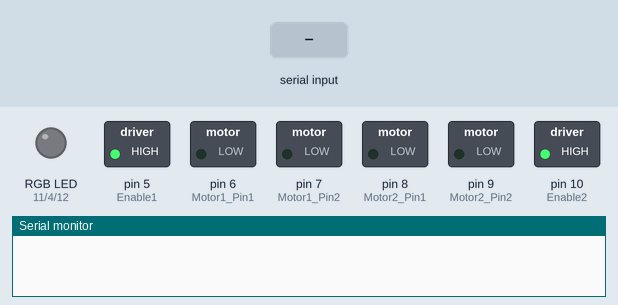
Simulated run of this sketch. Board: Arduino Uno, built with avr-gcc and run on an emulated ATmega328P. On the bench: switched loads named in the sketch (green lamp = pin HIGH), an RGB LED mixed from three pins (HIGH = lit), the last lines printed to the serial monitor. The inputs (shaded band) are chosen by the test bench.

Above: at 1.2 s.
1.3 s: "30,150\n" received over the second serial link
At 2.3 s:
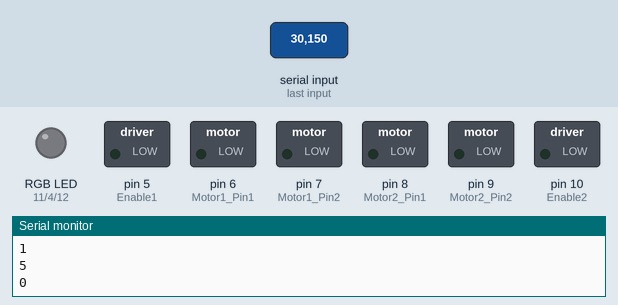
2.8 s: "I" received over the second serial link
At 3.2 s:
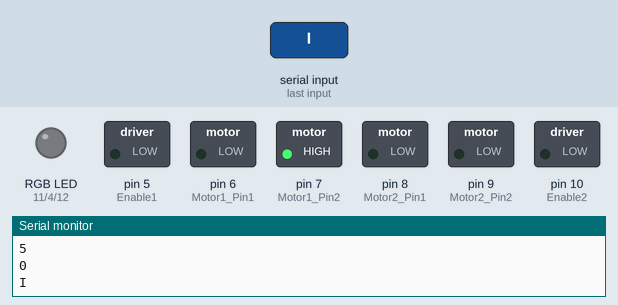
4.3 s: "J" received over the second serial link
At 5.5 s:
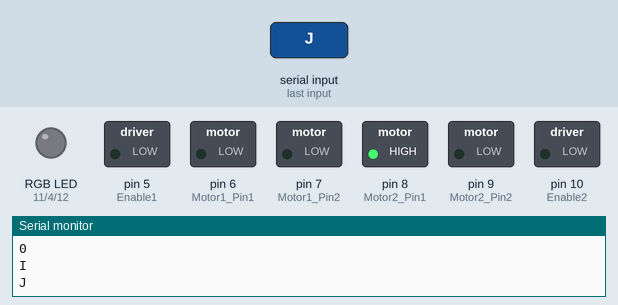
5.8 s: "G" received over the second serial link
At 6.7 s:
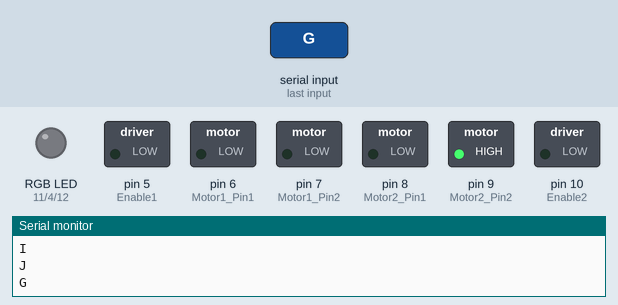
7.3 s: "H" received over the second serial link
At 7.8 s:
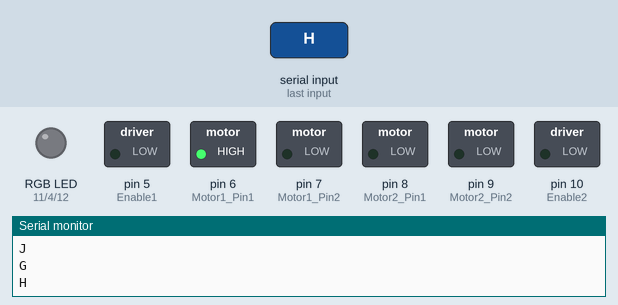
8.8 s: "W" received over the second serial link
At 10.2 s:
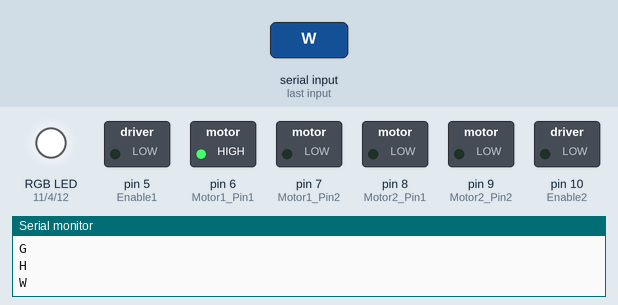
Timing chart, 0 to 11.3 s (numbered marks = the images above; inputs shaded):
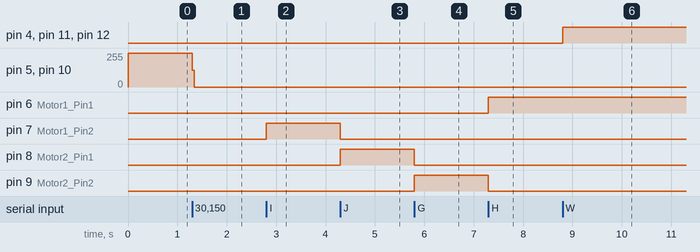

Measured:
- after the input at 1.3 s, pin 5 (Enable1), pin 10 (Enable2): 255/255 → 0/255 at once
- after the input at 2.8 s, pin 7 (Motor1_Pin2): LOW → HIGH at once
- after the input at 4.3 s, pin 7 (Motor1_Pin2): HIGH → LOW at once; pin 8 (Motor2_Pin1): LOW → HIGH at once
- after the input at 5.8 s, pin 8 (Motor2_Pin1): HIGH → LOW at once; pin 9 (Motor2_Pin2): LOW → HIGH at once
- after the input at 7.3 s, pin 6 (Motor1_Pin1): LOW → HIGH at once; pin 9 (Motor2_Pin2): HIGH → LOW at once
- after the input at 8.8 s, pin 4 (greenpin), pin 11 (redpin), pin 12 (bluepin): LOW → HIGH at once

The sketch:

Main_bluetooth.ino
```cpp
/*
  * This code was written for this project
  * to work effectively with the
  * instructions provided and should
  * not be tampered with unless stated otherwise.

  * Follow the instructions in the README file included in the project's
  * Github repository: https://github.com/Nathan-Busse/All-Terrain-Arduino-Robotic-Interface

  * Created by Nathan-Busse
  *
  * Don't you love coding and Arduino?
  * Me too! ;)
  *
  * All bugs will be repaired by me "Nathan-Busse" YOU can to.
  * Mention them in the Issues tab.
  *
  */

//including the libraries
#include <SoftwareSerial.h>  // TX RX software library for bluetooth


//Initializing pins for bluetooth Module
int bluetoothTx = 2;  // bluetooth tx to 2 pin
int bluetoothRx = 3;  // bluetooth rx to 3 pin
SoftwareSerial bluetooth(bluetoothTx, bluetoothRx);

//Front Light pins
int redpin = 11;   // select the pin for the red LED
int bluepin = 12;  // select the pin for the  blue LED
int greenpin = 4;  // select the pin for the green LED

//Steering Motor Pins  In my case.
int Enable1 = 5;
int Motor1_Pin1 = 6;
int Motor1_Pin2 = 7;

int Motor2_Pin1 = 8;
int Motor2_Pin2 = 9;
int Enable2 = 10;

char command;      //variable to store the data
int velocity = 0;  //Variable to control the speed of motor

void setup() {
  //Set the baud rate of serial communication and bluetooth module at same rate.
  Serial.begin(9600);
  bluetooth.begin(9600);

  //Setting the L298N, LED and RGB LED pins as output pins.
  pinMode(Motor1_Pin1, OUTPUT);
  pinMode(Motor1_Pin2, OUTPUT);
  pinMode(Enable1, OUTPUT);
  pinMode(Motor2_Pin1, OUTPUT);
  pinMode(Motor2_Pin2, OUTPUT);
  pinMode(Enable2, OUTPUT);
  pinMode(redpin, OUTPUT);
  pinMode(bluepin, OUTPUT);
  pinMode(greenpin, OUTPUT);

  //Setting the enable and RGB LED pins as HIGH.
  digitalWrite(Enable1, HIGH);
  digitalWrite(Enable2, HIGH);
}

void loop() {
  if (bluetooth.available() > 0) {  //Checking if there is some data available or not
    command = bluetooth.read();     //Storing the data in the 'command' variable
    Serial.println(command);        //Printing it on the serial monitor

    //Change pin mode only if new command is different from previous.
    switch (command) {
      case 'F':  //Moving the Car Forward
        digitalWrite(Motor2_Pin2, HIGH);
        digitalWrite(Motor2_Pin1, LOW);
        digitalWrite(Motor1_Pin1, LOW);
        digitalWrite(Motor1_Pin2, HIGH);
        break;

      case 'B':  //Moving the Car Backward
        digitalWrite(Motor2_Pin2, LOW);
        digitalWrite(Motor2_Pin1, HIGH);
        digitalWrite(Motor1_Pin1, HIGH);
        digitalWrite(Motor1_Pin2, LOW);
        break;

      case 'L':  //Moving the Car Left
        digitalWrite(Motor1_Pin1, HIGH);
        digitalWrite(Motor1_Pin2, LOW);
        digitalWrite(Motor2_Pin1, LOW);
        digitalWrite(Motor2_Pin2, HIGH);
        break;

      case 'R':  //Moving the Car Right
        digitalWrite(Motor1_Pin1, LOW);
        digitalWrite(Motor1_Pin2, HIGH);
        digitalWrite(Motor2_Pin1, HIGH);
        digitalWrite(Motor2_Pin2, LOW);
        break;

      case 'S':  //Stop
        digitalWrite(Motor2_Pin2, LOW);
        digitalWrite(Motor2_Pin1, LOW);
        digitalWrite(Motor1_Pin2, LOW);
        digitalWrite(Motor1_Pin1, LOW);
        break;

      case 'I':  //Moving the Car Forward right
        digitalWrite(Motor2_Pin1, LOW);
        digitalWrite(Motor2_Pin2, LOW);
        digitalWrite(Motor1_Pin1, LOW);
        digitalWrite(Motor1_Pin2, HIGH);
        break;

      case 'J':  //Moving the Car backward right
        digitalWrite(Motor1_Pin1, LOW);
        digitalWrite(Motor1_Pin2, LOW);
        digitalWrite(Motor2_Pin1, HIGH);
        digitalWrite(Motor2_Pin2, LOW);
        break;

      case 'G':  //Moving the Car Forward left
        digitalWrite(Motor2_Pin1, LOW);
        digitalWrite(Motor2_Pin2, HIGH);
        digitalWrite(Motor1_Pin1, LOW);
        digitalWrite(Motor1_Pin2, LOW);
        break;

      case 'H':  //Moving the Car backward left
        digitalWrite(Motor2_Pin1, LOW);
        digitalWrite(Motor2_Pin2, LOW);
        digitalWrite(Motor1_Pin1, HIGH);
        digitalWrite(Motor1_Pin2, LOW);
        break;

      case 'W':  //Turn ON front headlight
        analogWrite(bluepin, 255);
        analogWrite(redpin, 255);
        analogWrite(greenpin, 255);
        break;

      case 'w':  //Turn OFF front headlight
        analogWrite(bluepin, 0);
        analogWrite(redpin, 0);
        analogWrite(greenpin, 0);
        break;

      case 'x':  //Turn ON Everything

        break;
      case 'X':  //Turn OFF Everything

        break;

      //Controlling the Speed of Car
      default:  //Get velocity
        if (command == 'q') {
          velocity = 255;  //Full velocity
          analogWrite(Enable1, velocity);
          analogWrite(Enable2, velocity);

        } else {
          //Chars '0' - '9' have an integer equivalence of 48 - 57, accordingly.
          if ((command >= 48) && (command <= 57)) {
            //Subtracting 48 changes the range from 48-57 to 0-9.
            //Multiplying by 25 changes the range from 0-9 to 0-225.
            velocity = (command - 48) * 25;
            analogWrite(Enable1, velocity);
            analogWrite(Enable2, velocity);
          }
        }
    }
  }
}
```
